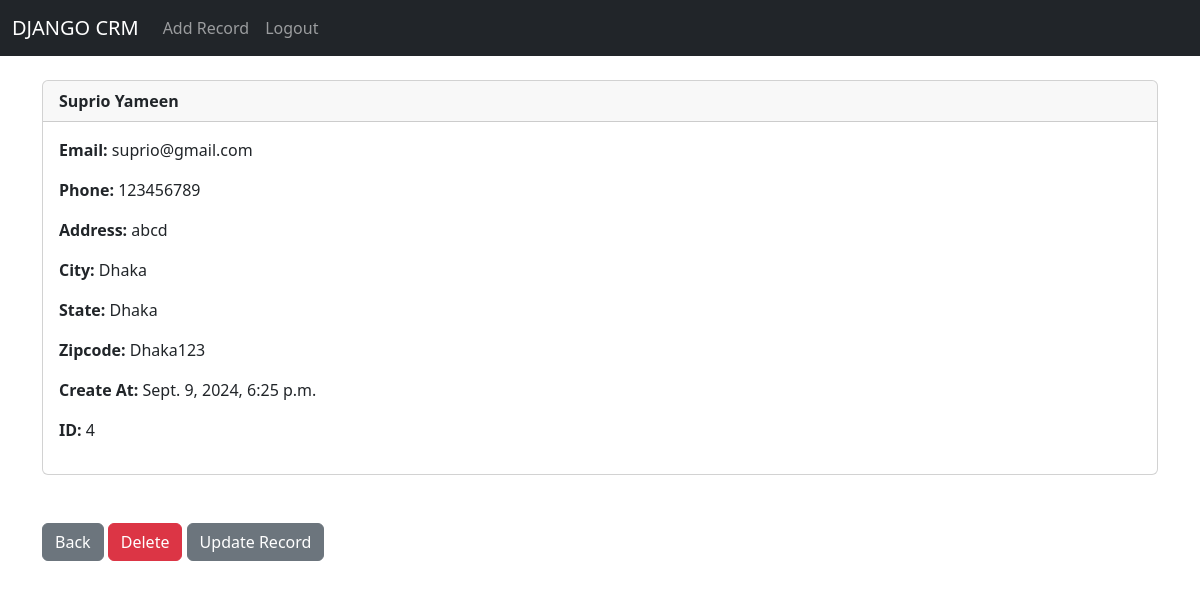
The app's page /record/4 (signed in) with its own data.
### website/models.py (models this page shows, shortened)
class Record(models.Model):
    create_at = models.DateTimeField(auto_now_add=True)
    first_name = models.CharField(max_length=50)
    last_name = models.CharField(max_length=50)
    email = models.EmailField(max_length=100)
    phone = models.CharField(max_length=15)
    address = models.CharField(null=True,blank=True,max_length=100)
    city = models.CharField(max_length=50)
    state = models.CharField(max_length=50)
    zipcode = models.CharField(max_length=20)

### website/views.py (the view)
# urls.py: path('record/<int:pk>', views.customer_record, name='record'),
def customer_record(request, pk):
    if request.user.is_authenticated:
        customer_record = Record.objects.get(id=pk)
        return render(request, 'record.html', {'customer_record':customer_record})
    else:
        messages.success(request, "You Must Be Logged In To View That Page...")
        return redirect('home')

### templates/record.html (shortened to what this page needs)
{% extends "base.html" %} {% block content %}
<div class="card">
  <div class="card-header">
    <strong>
      {{customer_record.first_name}} {{customer_record.last_name}}</strong
    >
  </div>
  <div class="card-body">
    <p class="card-text"><strong>Email: </strong> {{customer_record.email}}</p>
    <p class="card-text"><strong>Phone: </strong>{{customer_record.phone}}</p>
    <p class="card-text">
      <strong>Address: </strong> {{customer_record.address}}
    </p>
    <p class="card-text"><strong>City: </strong> {{customer_record.city}}</p>
    <p class="card-text"><strong>State: </strong>{{customer_record.state}}</p>
    <p class="card-text">
      <strong>Zipcode: </strong>{{customer_record.zipcode}}
    </p>
    <p class="card-text">
      <strong>Create At: </strong>{{customer_record.create_at}}
    </p>
    <p class="card-text"><strong>ID: </strong>{{customer_record.id}}</p>
  </div>
</div>
<br />
<br />
<a href="{% url 'home'%}" class="btn btn-secondary">Back</a>
<a href="{% url 'delete_record' customer_record.id%}" class="btn btn-danger"
  >Delete</a
>
<a href="{% url 'update_record' customer_record.id%}" class="btn btn-secondary"
  >Update Record</a
>
{% endblock %}

### records on screen
Record: first_name "Suprio", last_name "Yameen", email "suprio@gmail.com", phone "123456789", address "abcd", city "Dhaka", state "Dhaka", zipcode "Dhaka123", create_at "Sept. 9, 2024, 6:25 p.m.", id "4"
